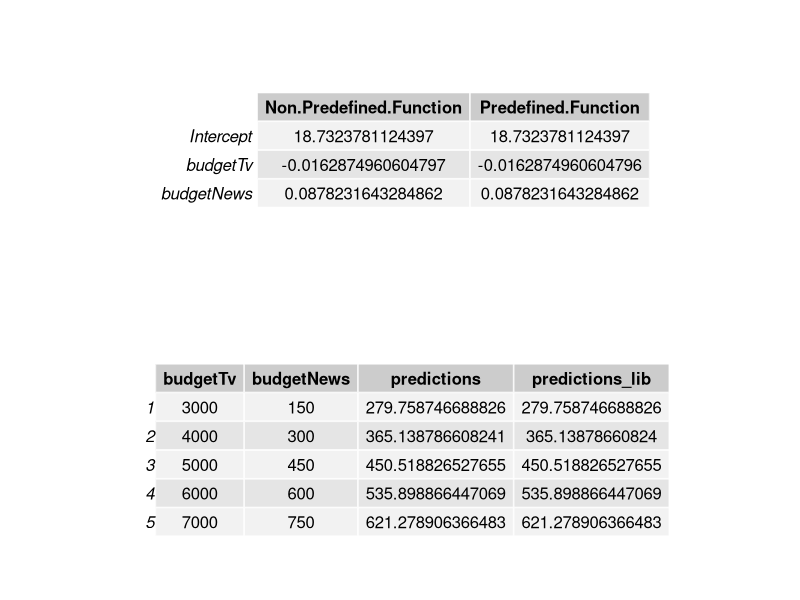

R code for this plot:
#source - http://faculty.cas.usf.edu/mbrannick/regression/Part3/Reg2.html

data <- read.csv('salesmlr.csv')

x1 <- data$budgetNews
x2 <- data$budgetTv
y <- data$totalUnits

x1_ <- sum(x1)/length(x1)
x2_ <- sum(x2)/length(x2)
y_ <- sum(y)/length(y)


productSum <- function(x1,x2){
  #find summation of (x1-x1_)(x2-x2_)
  return(sum(x1*x2)-(sum(x1)*sum(x2))/length(x1))
}

findBk <- function(xk,xn,y){
  num <- productSum(xn,xn)*productSum(xk,y) - productSum(xk,xn)*productSum(xn,y)
  den <- productSum(xk,xk)*productSum(xn,xn) - productSum(xk,xn)^2
  return(num/den)
}

b_1 <- findBk(x1,x2,y)
b_2 <- findBk(x2,x1,y)
b_0 <- y_ - b_1*x1_ - b_2*x2_

getPred<-function(x){
  return (b_0+(b_1*x[1])+(b_2*x[2]))
}

x_test = data.frame("budgetNews"=c(150,300,450,600,750),"budgetTv"=c(3000,4000,5000,6000,7000))

predicted<-apply(x_test,1,getPred)
predicted

#using library function for mlr 
model <- lm(totalUnits ~ budgetNews+budgetTv,data=data)
summary(model)
predictions_lib<-predict(model,x_test)
predictions_lib

#Comparison Table
library(grid)
library(gridExtra)
result = data.frame("budgetTv"=c(3000,4000,5000,6000,7000),"budgetNews"=c(150,300,450,600,750),"predictions"=predicted,"predictions_lib"=predictions_lib)

coeff_table <- data.frame("Non Predefined Function"=c(b_0,b_1,b_2),"Predefined Function"=summary(model)$coefficients[1:3])
rownames(coeff_table) <- c("Intercept", "budgetTv", "budgetNews")
grid.arrange(tableGrob(coeff_table),tableGrob(result))

